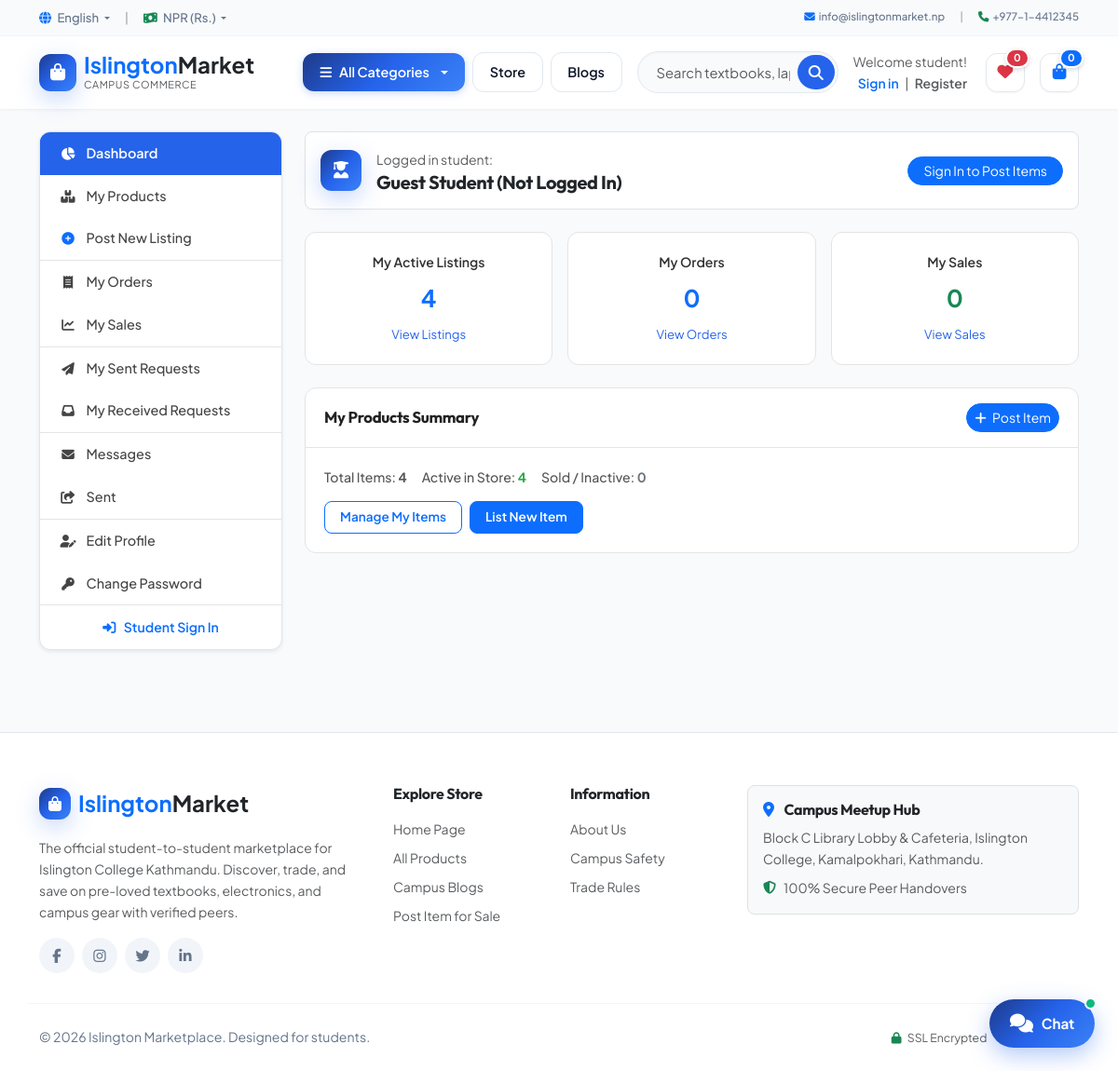
/profile/, run on an earlier commit of the app's database.
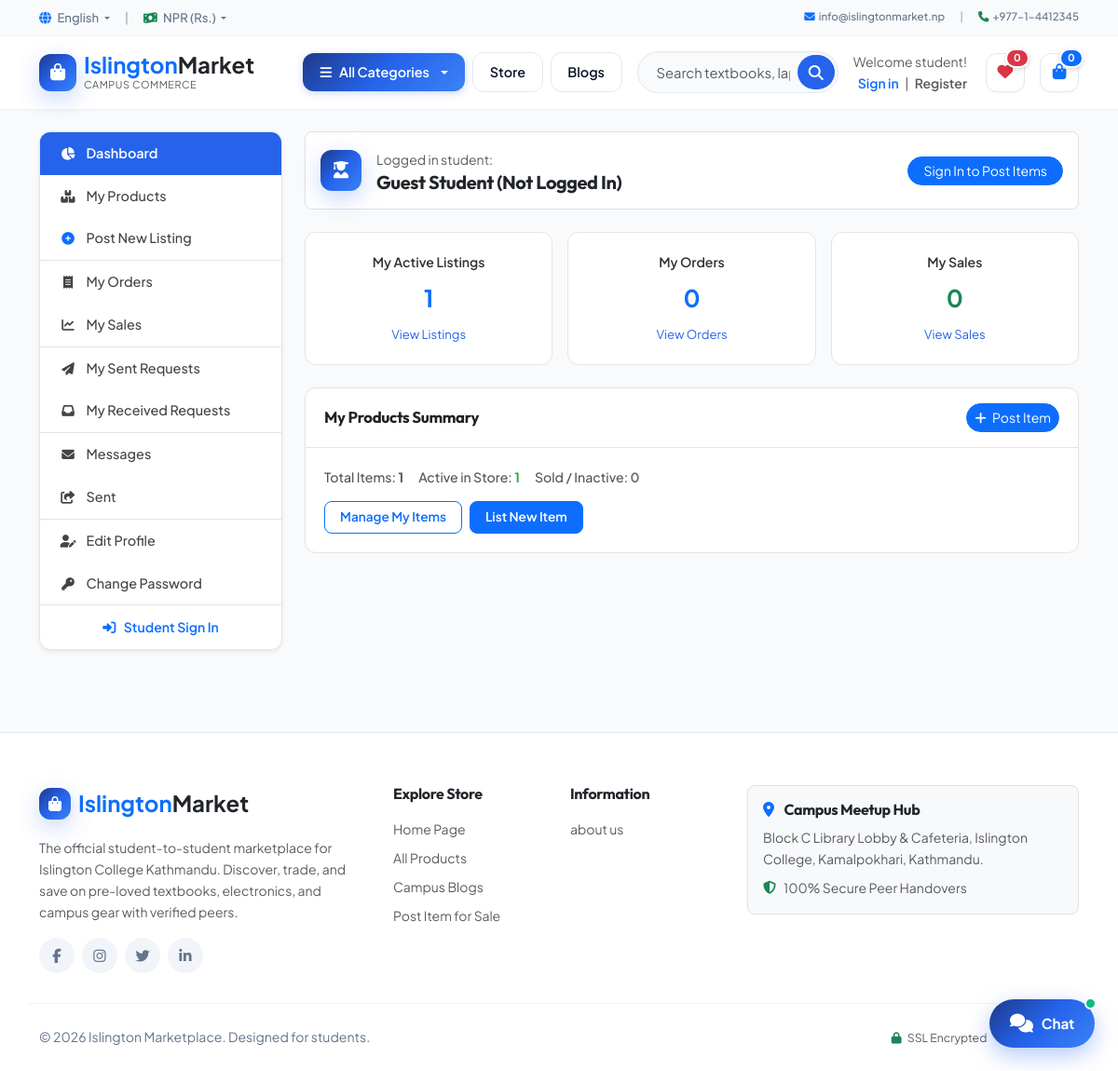
And on a later commit of the database.
### pages/models.py (models this page shows, shortened)
class Page(models.Model):
    title = models.CharField(max_length=100)
    slug = models.SlugField(unique=True)
    content = models.TextField()
    created_at = models.DateTimeField(auto_now_add=True)

### marketplace/views.py (the view, shortened to what this page needs)
# urls.py: path('profile/', views.user_profile, name='user_profile'),
def user_profile(request):
    u = request.user
    user_prods = Product.objects.filter(user=u).select_related('category').order_by('-created_at') if u.is_authenticated else Product.objects.select_related('category').all()[:6]
    user_orders = Order.objects.filter(user=u).prefetch_related('items').order_by('-created_at') if u.is_authenticated else []
    user_sales = OrderItem.objects.filter(product__user=u).select_related('order', 'product').order_by('-order__created_at') if u.is_authenticated else []
    return render(request, 'profile/profile.html', {
        'profile_user': u, 'user_products': user_prods, 'user_orders': user_orders, 'user_sales': user_sales, 'categories': ProductCategory.objects.all()
    })

### pages/context_processors.py (called while the page is built)
def page_links(request):
    return {'pages' : Page.objects.all()}

### sitesetting/context_processors.py (called while the page is built)
def site_settings(request):
    setting = SiteSetting.objects.first()
    return {'site_setting': setting}

### Templates/profile/profile.html (shortened to what the changed rows need)
{% extends 'master/base.html' %}
{% load static %}
{% block content %}
<section class="section-content padding-y-sm py-4">
  <div class="container">
    <div class="row g-4">
      <div class="col-lg-9 col-md-8">
        <div class="dashboard-tab-pane active" id="tabDashboard">
          <div class="row g-3 mb-4">
            <div class="col-md-4">
              <div class="stat-card">
                <div class="stat-title">My Active Listings</div>
                <div class="stat-number text-primary">{{ user_products|length }}</div>
                <a href="javascript:void(0)" class="stat-link" onclick="switchDashboardTab('products', document.getElementById('sidebarProducts'))">View Listings</a>
              </div>
            </div>
          </div>
          <div class="dashboard-panel">
            <div class="panel-body">
              <div class="product-status-bar">
                <span>Total Items: <span class="count-label">{{ user_products|length }}</span></span>
                <span>Active in Store: <span class="count-label count-approved">{{ user_products|length }}</span></span>
              </div>
            </div>
          </div>
        </div>
      </div>
    </div>
  </div>
</section>
{% endblock %}

### Templates/master/base.html (shortened to what the changed rows need)
{% load static %}
<!doctype html>
<html lang="en">
  <head>
    <link href="https://cdn.jsdelivr.net/npm/bootstrap@5.3.3/dist/css/bootstrap.min.css" rel="stylesheet">
    <link rel="stylesheet" href="https://cdnjs.cloudflare.com/ajax/libs/font-awesome/6.6.0/css/all.min.css" />
    <link rel="stylesheet" href="https://cdn.jsdelivr.net/npm/bootstrap-icons@1.11.3/font/bootstrap-icons.min.css">
    <link rel="stylesheet" href="{% static 'css/style.css' %}">
  </head>
  <body class="site-body">
    <main>
      {% block content %}
      {% endblock %}
    </main>
    <footer class="section-footer">
      <div class="container">
        <section class="footer-top">
          <div class="row g-4">
            <aside class="col-lg-2 col-md-3 col-6">
              <ul class="list-unstyled d-flex flex-column gap-2 small">
                {% for page in pages %}
                <li><a href="{% url 'page_detail' page.slug %}" class="text-muted text-decoration-none">{{ page.title }}</a></li>
                {% empty %}
                <li><a href="{% url 'home' %}" class="text-muted text-decoration-none">About Us</a></li>
                <li><a href="{% url 'home' %}" class="text-muted text-decoration-none">Campus Safety</a></li>
                <li><a href="{% url 'home' %}" class="text-muted text-decoration-none">Trade Rules</a></li>
                {% endfor %}
              </ul>
            </aside>
          </div>
        </section>
      </div>
    </footer>
  </body>
</html>

What changed in the data, as far as the page shows it:
added Page: title "about us"
Also different on the page:
{{ user_products|length }}: "4" → "1"
text no longer shown: "About Us Campus Safety Trade Rules"
